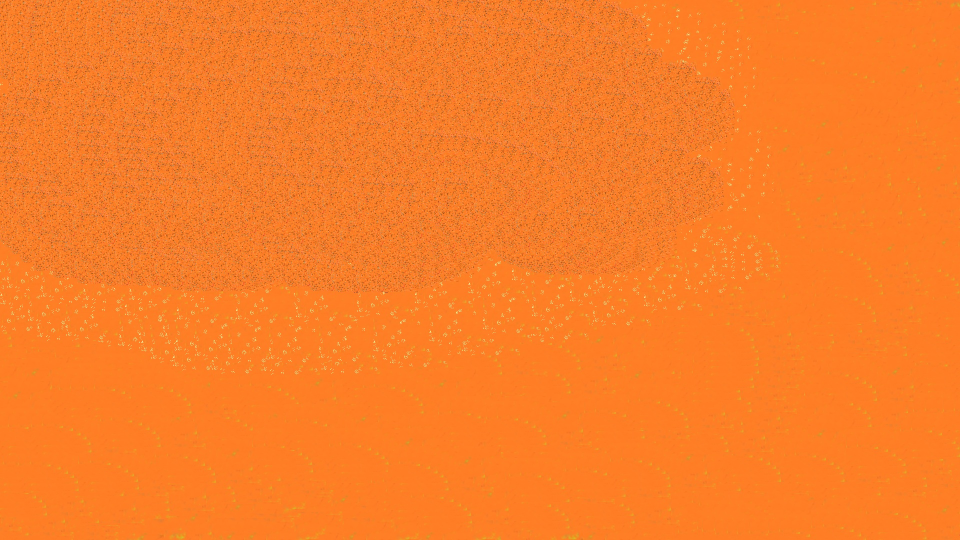
#> input picture purple.jpg, 1920 x 1080 px (shown at 1/2 size)
$ python color.py
#> lines starting #> are read from the running program, lines starting #| are printed output that depends on the picture
import cv2
import numpy as np
from sklearn.mixture import GaussianMixture
import matplotlib.pyplot as plt
import math
from collections import defaultdict
import pandas as pd


def classifyAPoint(points, p, k=3):
    distance = []

    for group in points:
        for feature in points[group]:
            euclidean_distance = math.sqrt((feature[0]-p[0])**2 + (feature[1]-p[1])**2 + (feature[2]-p[2])**2)
            distance.append((euclidean_distance, group))

    distance = sorted(distance, key=lambda x: x[0])[:k]

    freq = defaultdict(int)
    for d in distance:
        freq[d[1]] += 1

    return max(freq, key=freq.get)


def rgb_to_hex(rgb):
    """Convert an RGB color to a hexadecimal string."""
    return '#{:02x}{:02x}{:02x}'.format(rgb[0], rgb[1], rgb[2])

image_path = './purple.jpg'
image = cv2.imread(image_path)
#> image is the input picture: shape (1080, 1920, 3); mean B, G, R 40.1, 126.2, 249
image = cv2.cvtColor(image, cv2.COLOR_BGR2RGB)
resized_image = cv2.resize(image, (100, 100))
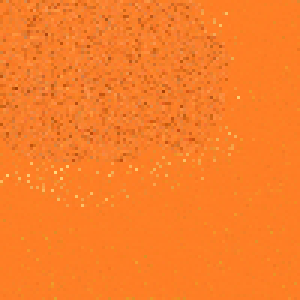
#> resized_image: shape (100, 100, 3) (shown 3 times larger); mean R, G, B 249.1, 126.2, 40.1

pixels = resized_image.reshape((-1, 3))

n_colors = 5
gmm = GaussianMixture(n_components=n_colors, random_state=0)
gmm.fit(pixels)

cluster_colors = gmm.means_.astype(int)
cluster_weights = gmm.weights_

dominant_index = np.argmax(cluster_weights)
dominant_color = cluster_colors[dominant_index]
hex_code = rgb_to_hex(dominant_color)

print(f"Dominant Color (RGB): {dominant_color}")
print(f"Dominant Color (Hex): {hex_code}")

color_rgb = (int(dominant_color[0]),int(dominant_color[1]),int(dominant_color[2]))

data = pd.read_csv('color_data.csv')
#> (reads color_data.csv from the repository)

color_dict = data.groupby('Color_Family').apply(lambda group: list(group[['R', 'G', 'B']].itertuples(index=False, name=None))).to_dict()


k = 3

print("\n\ncolor is : {}".format(classifyAPoint(color_dict, color_rgb, k)))
